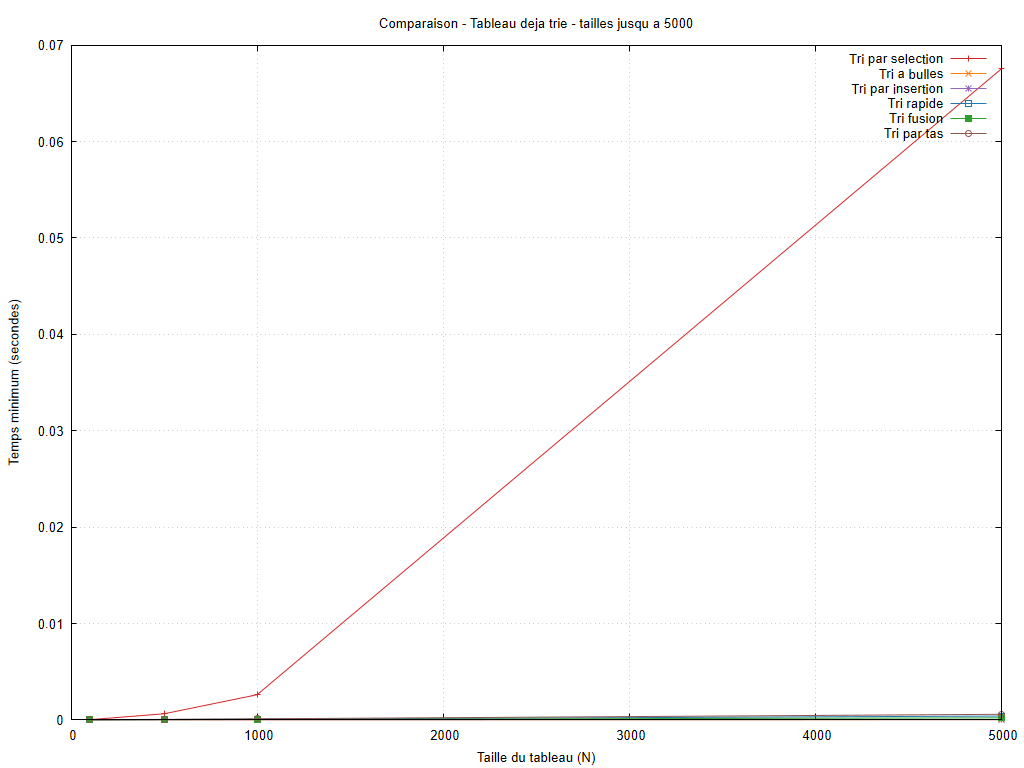

gnuplot code for this plot:
set encoding utf8
set terminal pngcairo size 1024,768 font 'Arial,10'
set output 'graphiques/20261006_211417/configurations/croissant_petites_tailles.png'
set datafile missing 'non_mesure'
set datafile separator ';'
set title 'Comparaison - Tableau deja trie - tailles jusqu a 5000'
set xlabel 'Taille du tableau (N)'
set ylabel 'Temps minimum (secondes)'
set grid
set yrange [0:*]
set xrange [0:5000]
plot 'resultats/20261006_211417/croissant.csv' every ::1 using 1:2 title 'Tri par selection' with linespoints lc rgb '#d62728', 'resultats/20261006_211417/croissant.csv' every ::1 using 1:4 title 'Tri a bulles' with linespoints lc rgb '#ff7f0e', 'resultats/20261006_211417/croissant.csv' every ::1 using 1:6 title 'Tri par insertion' with linespoints lc rgb '#9467bd', 'resultats/20261006_211417/croissant.csv' every ::1 using 1:8 title 'Tri rapide' with linespoints lc rgb '#1f77b4', 'resultats/20261006_211417/croissant.csv' every ::1 using 1:10 title 'Tri fusion' with linespoints lc rgb '#2ca02c', 'resultats/20261006_211417/croissant.csv' every ::1 using 1:12 title 'Tri par tas' with linespoints lc rgb '#8c564b'
unset output
